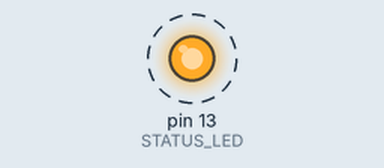
This sketch was run on a simulated Arduino Uno, built with avr-gcc and run on an emulated ATmega328P. Parts: output pins drawn as LEDs (lit = HIGH). Dashed ring = blinking.

Above: at 0.4 s.
Timing chart, 0 to 3.0 s (numbered marks = the images above):
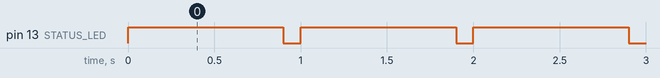

Measured:
- by itself, pin 13 (STATUS_LED): alternates HIGH for 0.90 s and LOW for 0.10 s

The sketch:

LED.ino
```cpp
#define STATUS_LED (13)
#define BLINK_ON_DELAY_MS (900)
#define BLINK_OFF_DELAY_MS (100)

void setup() {
  // put your setup code here, to run once:

  pinMode(STATUS_LED, OUTPUT);

}

void loop() {
  // put your main code here, to run repeatedly:

  digitalWrite(STATUS_LED, HIGH);
  delay(BLINK_ON_DELAY_MS);
  digitalWrite(STATUS_LED, LOW);
  delay(BLINK_OFF_DELAY_MS);
}
```
